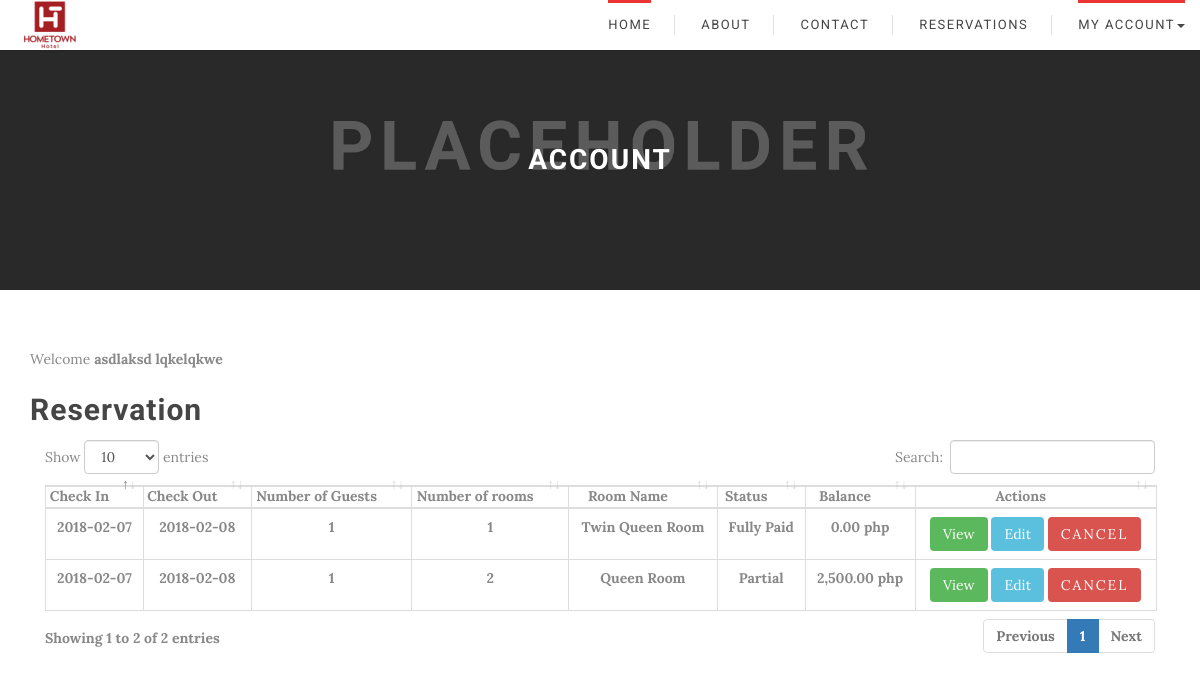
Page /GuestDashboard.php (signed in) on the earlier database version.
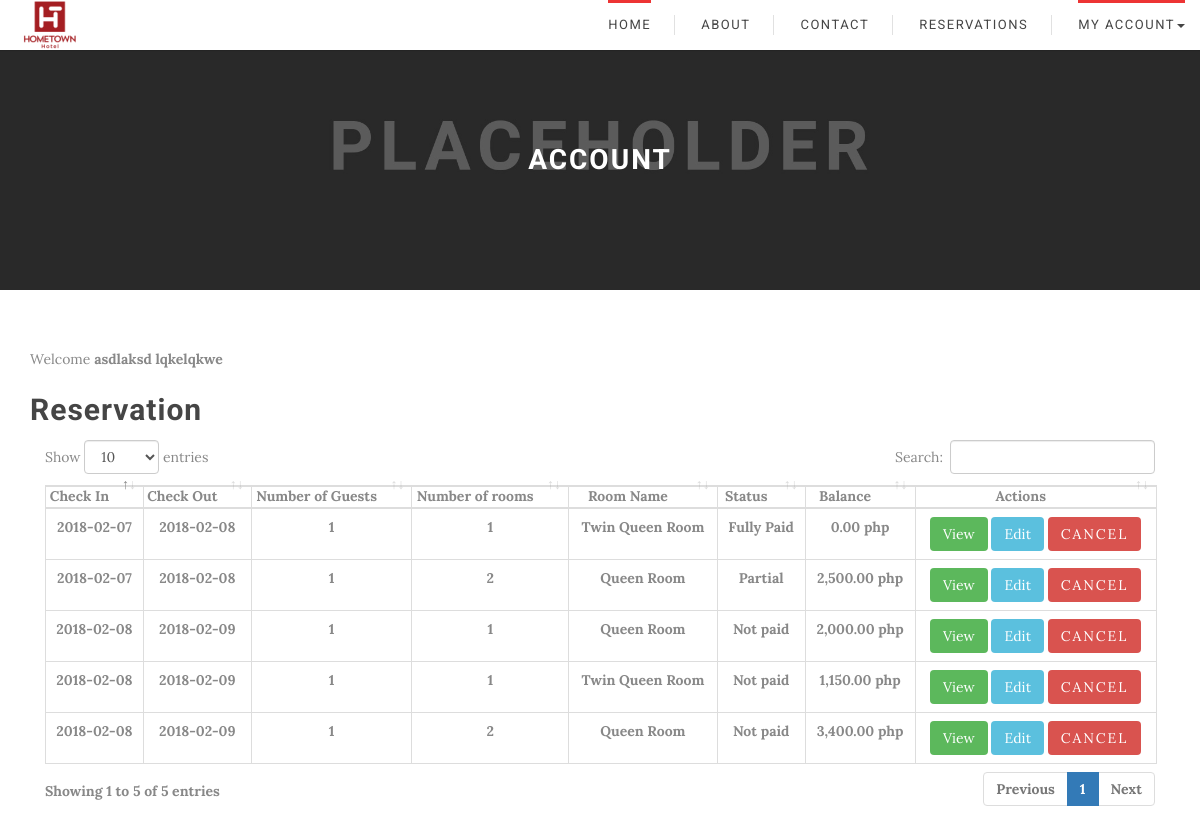
Same page on the later database version.
### tables this page shows
CREATE TABLE `reservation_masterfile` (
  `reservation_id` int(11) NOT NULL,
  `guest_id` int(11) NOT NULL,
  `room_id` int(11) NOT NULL,
  `checkindate` date NOT NULL,
  `checkoutdate` date NOT NULL,
  `number_guest` int(11) NOT NULL,
  `room_number` int(11) NOT NULL,
  `status` varchar(20) NOT NULL,
  `reservation_code` varchar(10) NOT NULL
);

CREATE TABLE `room_masterfile` (
  `room_id` int(11) NOT NULL,
  `room_type` varchar(50) NOT NULL,
  `room_description` varchar(50) NOT NULL,
  `room_capacity` varchar(50) NOT NULL,
  `room_rate` float NOT NULL,
  `room_number` int(11) NOT NULL,
  `room_status` varchar(50) NOT NULL,
  `room_imagepath` text NOT NULL
);

CREATE TABLE `billing_masterfile` (
  `billing_id` int(11) NOT NULL,
  `guest_id` int(11) NOT NULL,
  `reservation_id` int(11) NOT NULL,
  `balance` float NOT NULL,
  `created_at` datetime NOT NULL,
  `updated_at` datetime NOT NULL,
  `status` varchar(30) NOT NULL,
  `total` float NOT NULL,
  `downpayment` float NOT NULL
);

### GuestDashboard.php (the view, shortened to what this page needs)
  <?php
  include_once 'db.php';
  include_once 'header.php';
  ?>
  <link rel ='stylesheet' href = 'Adminside/css/dataTables.bootstrap4.min.css'/>
<body>
 <header>
  <?php
    include_once 'navigationBar.php';
  ?>
  <div class="rq-checkout-banner">
    <div class="rq-checkout-banner-mask">
      <div class="container">
        <div class="rq-checkout-banner-text">
          <div class="rq-checkout-banner-text-middle">
            <h1>Account</h1>
          </div>
        </div>
      </div>
    </div>
  </div>
  <div class = "container" style = "margin-top: 5%">
    <div class = "row">
      <div class = "col-lg-12 col-md-12 col-sm-12">
        <div class = "blogArchive_area">
          <div class = "single_archiveblog wow fadeInDown animated" style = "visibility: visible; animation-name: fadeInDown;">
            <div>
              Welcome
              <b>
                <?php echo "{$_SESSION['firstname']} {$_SESSION['lastname']}"; ?>
                <b>
                  <!-- <p stlye = "text-align:right;">
                    <a href="account.php">Account Settings</a>
                  </p> -->
                  <h2> Reservation </h2>
                  <table class = "table table-bordered display" id = 'reservations'>
                    <thead>
                      <tr>
                        <th>Check In</th>
                        <th>Check Out</th>
                        <th>Number of Guests</th>
                        <th>Number of rooms</th>
                        <th>Room Name</th>
                        <th>Status</th>
                        <th>Balance</th>
                        <th>Actions</th>
                      </tr>
                    </thead>
                  <?php $fetch_reservations = mysqli_query($conn, "SELECT *, reservation_masterfile.room_number as roomno FROM reservation_masterfile JOIN room_masterfile ON reservation_masterfile.room_id = room_masterfile.room_id JOIN billing_masterfile ON reservation_masterfile.reservation_id = billing_masterfile.reservation_id WHERE reservation_masterfile.guest_id = {$_SESSION['guest_ID']}") or die(mysqli_error($conn));
                  while($row = mysqli_fetch_assoc($fetch_reservations)){ ?>
                  <tr>
                    <td align = "center" id = 'checkin'><?= $row['checkindate'] ?></td>
                    <td align = "center" id = 'checkout'><?= $row['checkoutdate'] ?></td>
                    <td align = "center"><?= $row['number_guest'] ?></td>
                    <td align ='center'><?= $row['roomno'] ?></td>
                    <td align = 'center'><?= $row['room_type'] ?></td>
                    <td align = "center"><?= $row['status'] ?></td>
                    <td align = 'center'> <?= number_format($row['balance'],2) . " php"?></td>
                    <td align ='center'>
                      <form method="post" id ='deletereservation'>
                       <a href="summary.php?code=<?= $row['reservation_id']?>" class="btn btn-sm btn-success">View</a>
                       <a href = '#' data-target = '#exampleModal' data-toggle ='modal' class ='btn btn-info edit' >Edit</a>
                       <button name="cancel" type = 'submit' class="btn btn-sm btn-danger">Cancel</button>
                     </form>
                   </td>
                 </tr>
                 <?php } ?>
             </b>
           </b>
         </div>
    </body>
    </html>

### header.php (shortened to what this page needs)
<!DOCTYPE html>
<html lang="en">
<head>
  <link rel="stylesheet" href="css/owl.carousel.css">
  <link rel="stylesheet" href="css/jquery-ui.css">
  <link rel="stylesheet" href="css/jquery-ui.structure.css">
  <link rel="stylesheet" href="css/jquery-ui.theme.min.css">
  <link rel="stylesheet" href="css/jquery.timepicker.css">
  <link rel="stylesheet" href="css/jquery.countdown.css">
  <link rel="stylesheet" href="css/flexslider.css">
  <link rel="stylesheet" href="css/red.css">
  <link rel="stylesheet" href="css/select2.css">
  <link rel="stylesheet" href="css/jquery.raty.css" />
  <link rel="stylesheet" href="css/hotel.style1.css">
</head>

### navigationBar.php (shortened to what this page needs)
<!DOCTYPE html>
<html>
<head>
</head>
<body>
	<header>
		<nav class="navbar rq-header-main-menu navbar-fixed-top" role="navigation">
      <div class="container-fluid">
        <div class="navbar-header">
          <a class="navbar-brand" href="index.php"><img class="logo" src="HometownLogo.png" alt="Hometown"></a>
        </div>
        <div id="nav-menu" class="navbar-collapse rq-menu-wrapper collapse navbar-right" role="navigation">
          <ul class="nav navbar-nav rq-menus">
            <li class="active">
              <a href="HomepageFinal.php">Home</a>
            </li>
              <li>
                <a href="aboutUs.php">About</a>
              </li>
              <li>
                <a href="contact.html">Contact</a>
              </li>
              <li>
                <a href="Step1.php">Reservations</a>
              </li>
              <?php if(isset($_SESSION['login'])){  ?>
              <li class="active dropdown">
                <a class="dropdown-toggle" data-toggle="dropdown" href="#" aria-expanded = "false">
                  MY ACCOUNT<span class="caret"></span>
                </a>
              </li>
              <?php } else { ?>
              <li><a href="login.php">LOGIN</a></li>
              <?php } ?>
            </ul>
          </div>
      </nav>
	</header>
</body>
</html>

### GuestDashboard.php (style rules this page uses)
.navbar-brand { margin-top: -22px; margin-right: 5px; }
.table-bordered { border: 1px solid #ddd; }
.table { width: 100%; max-width: 100%; margin-bottom: 20px; }
table { background-color: transparent; }
table { border-spacing: 0; border-collapse: collapse; }
.table-bordered>thead>tr>th { border-bottom-width: 2px; }
.table-bordered>thead>tr>th { border: 1px solid #ddd; }
.btn { border-radius: 0px; margin-bottom: 5px; -webkit-transition: all 0.5s; -o-transition: all 0.5s; transition: all 0.5s; }
.btn-sm { padding: 5px 10px; font-size: 12px; line-height: 1.5; border-radius: 3px; }
.btn-success { color: #fff; background-color: #5cb85c; border-color: #4cae4c; }
.btn { display: inline-block; padding: 6px 12px; margin-bottom: 0; font-size: 14px; font-weight: 400; line-height: 1.42857143; text-align: center; white-space: nowrap; vertical-align: middle; -ms-touch-action: manipulation; touch-action: manipulation; cursor: pointer; -webkit-user-select: none; -moz-user-select: none; -ms-user-select: none; user-select: none; background-image: none; border: 1px solid transparent; border-radius: 4px; }
.table-bordered>tbody>tr>td { border: 1px solid #ddd; }
.table>tbody>tr>td { padding: 8px; line-height: 1.42857143; vertical-align: top; border-top: 1px solid #ddd; }

Differences in the rows shown:
added reservation_masterfile: checkindate "2018-02-08", checkoutdate "2018-02-09", number_guest "1", room_number "1", room.room_type "Queen Room", billing_masterfile.status "Not paid", billing_masterfile.balance "2,000.00"
added reservation_masterfile: checkindate "2018-02-08", checkoutdate "2018-02-09", number_guest "1", room_number "1", room.room_type "Twin Queen Room", billing_masterfile.status "Not paid", billing_masterfile.balance "1,150.00"
added reservation_masterfile: checkindate "2018-02-08", checkoutdate "2018-02-09", number_guest "1", room_number "2", room.room_type "Queen Room", billing_masterfile.status "Not paid", billing_masterfile.balance "3,400.00"
Other differences:
text written by a page script: "Show entries Search: Showing 1 to 2 of 2 entries Previous 1 Next" → "Show entries Search: Showing 1 to 5 of 5 entries Previous 1 Next"
